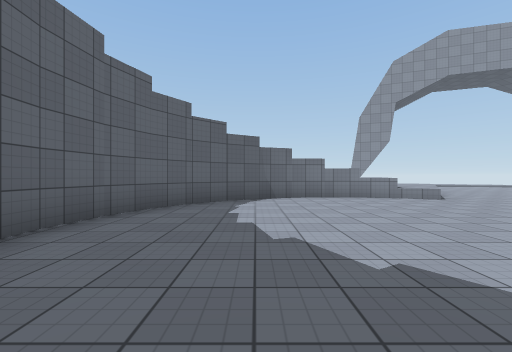
[1] (above)

21 first-person views from a walk through a scene from a Unity 3-D project. The camera is 1.3 m above the floor, looks level and sees 90° across. The floor is counted in squares, 2 m on a side. Each view is taken from the middle of a square. On the plan, view 1 faces up. The plan holds only what a view shows up to about 9 squares ahead; the rest is blank. The place goes on beyond the plan. Surface patterns are stand-ins for the level's own textures.

[2]
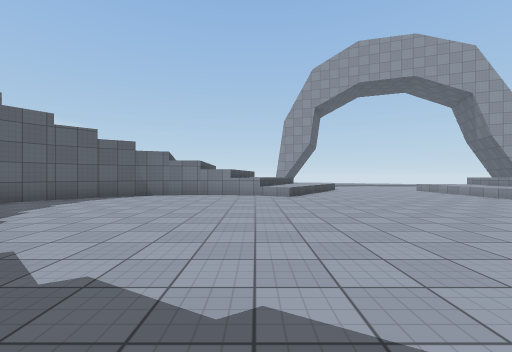

[3]
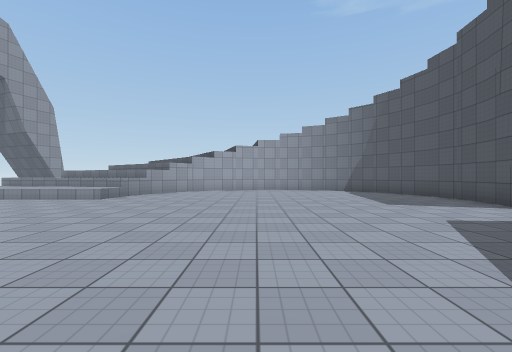

[4]
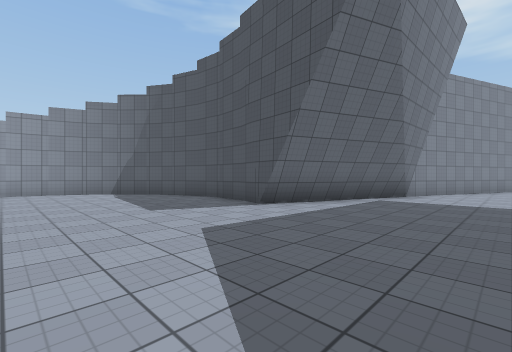

[5]
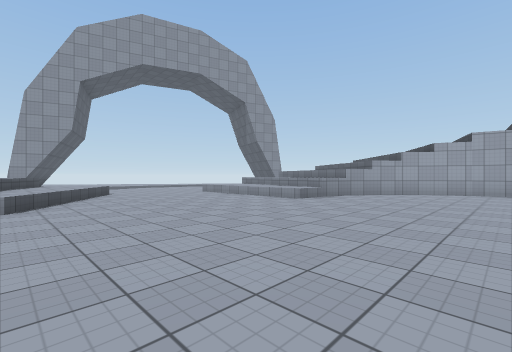

[6]
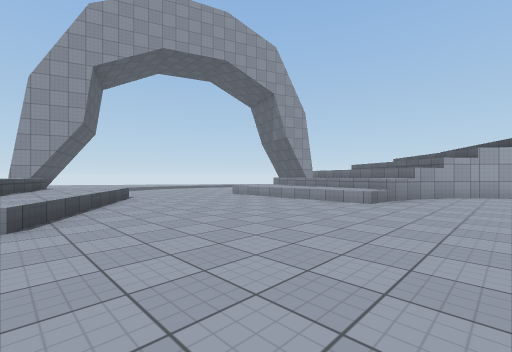

[7]
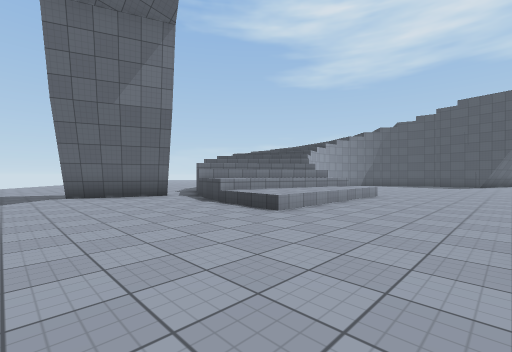

[8]
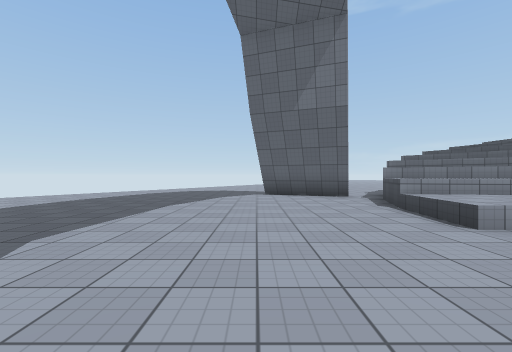

[9]
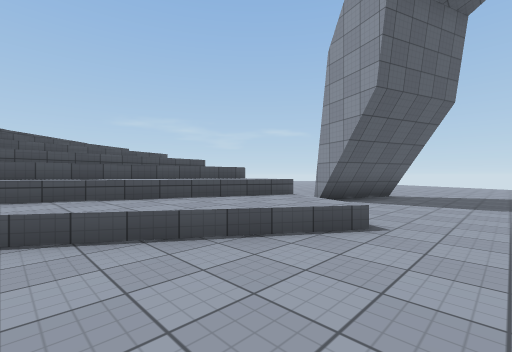

[10]
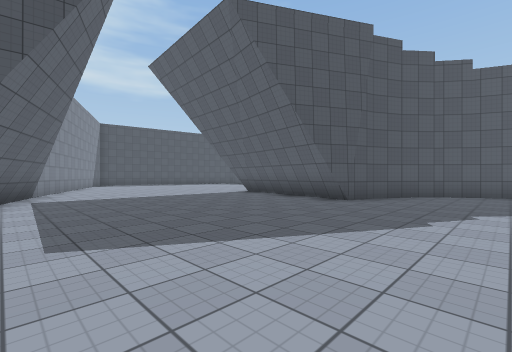

[11]
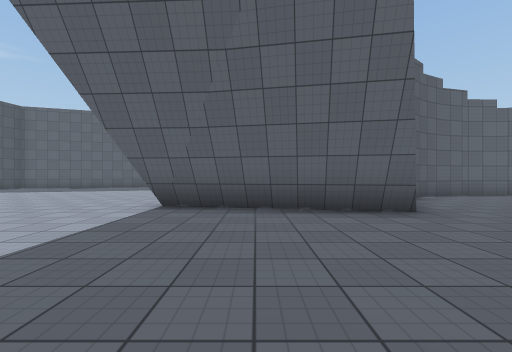

[12]
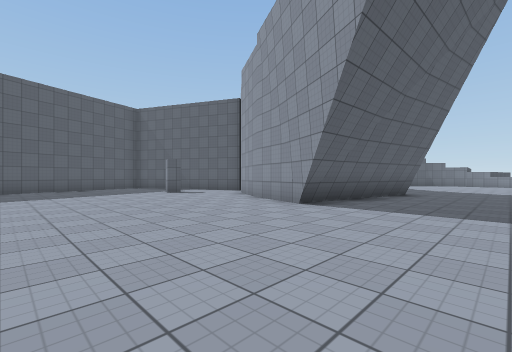

[13]
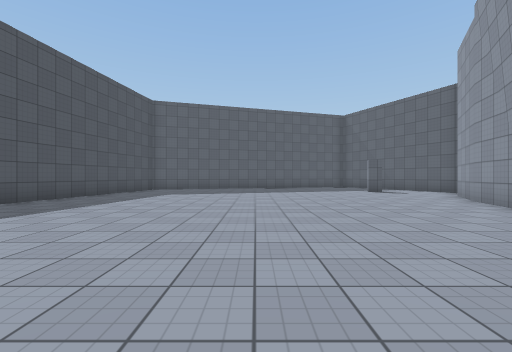

[14]
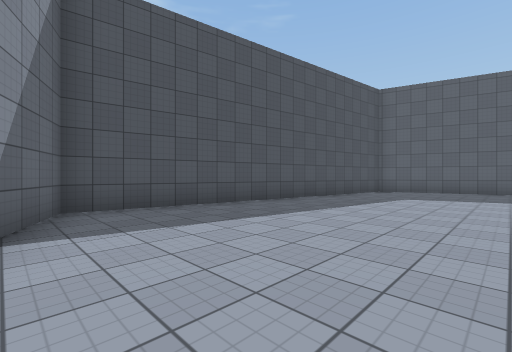

[15]
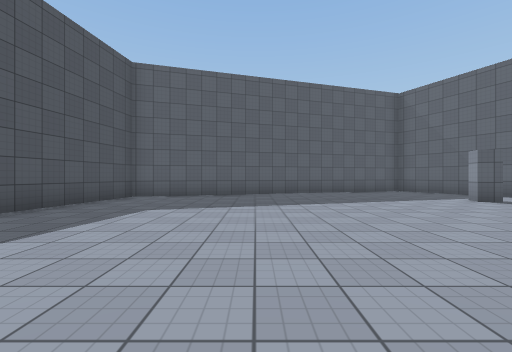

[16]
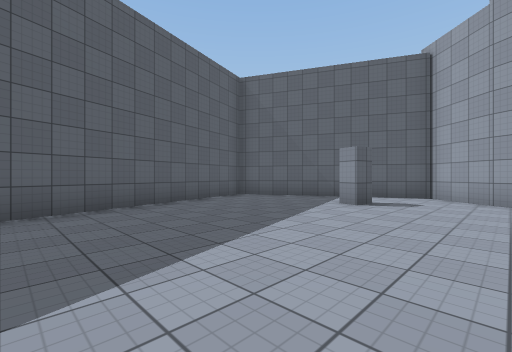

[17]
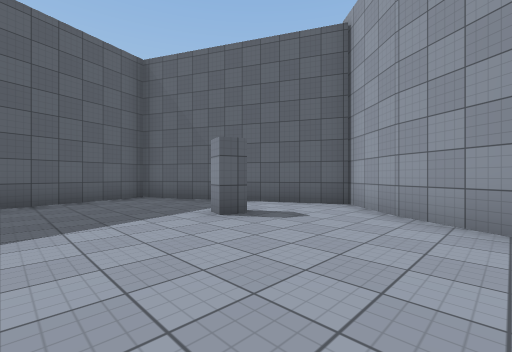

[18]
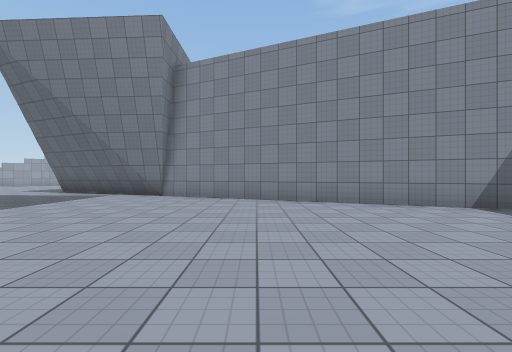

[19]
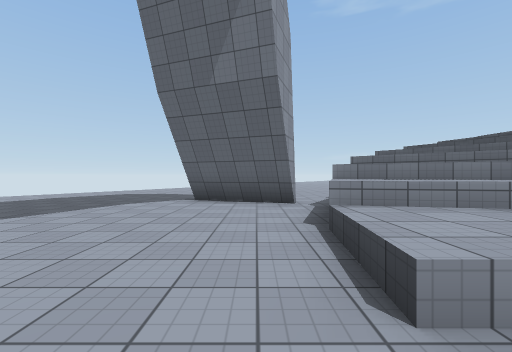

[20]
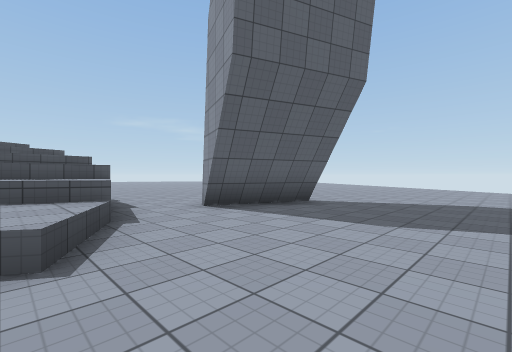

[21]
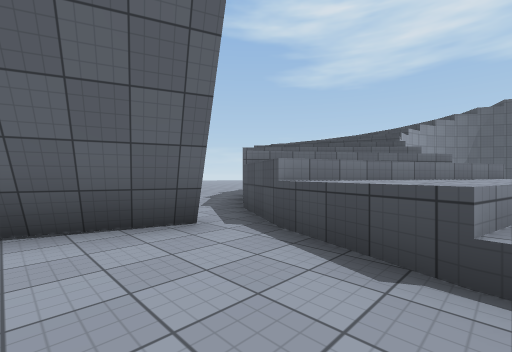

### Floor plan
Key: @ floor where view 1 was taken; # wall or solid block; x gap in a wall; . floor; = window, fence, low wall or low ledge; ^ raised ledge.
Columns run from 10 left of view 1 to 17 right of it. Each row starts with its distance up from view 1.
 17                 ..... ......
 16                 #...........
 15             ... #...........
 14             ....#...........
 13             ...............#
 12               ^^^.........##
 11              ^^^^^=.......#
 10              ^^^^^...^^^^.x.
  9              ^^^^....^^^^^^.
  8           ###^^^^....^^^^^ #
  7         ###....^.....^^^^
  6         #............^^^^
  5        ##.............^^^
  4        #.................#
  3        #.................##
  2        #..................#
  1        #..................#
  0        ##.@...............#
 -1         ##................#
 -2          ###..............#
 -3            #.............##
 -4      ##    #............##
 -5    ######  #.......######
 -6  ###....####......##
 -7 ##..#.....##......#
 -8 #................##
 -9 ##...............#
-10  #...............#
-11  #...............#
-12  ##.............##
-13   #.............#
-14   #............##
-15   ##...........#
-16    #...........#
-17    ####.......##
-18       #########

Where each view was taken, in squares from view 1:
view 1: 0 up, 0 right, facing up
view 2: 1 down, 4 right, facing up
view 3: 1 up, 4 right, facing right
view 4: 0 up, 5 right, facing down-right
view 5: 1 up, 5 right, facing up-right
view 6: 3 up, 5 right, facing up-right
view 7: 14 up, 8 right, facing down-right
view 8: 13 up, 8 right, facing right
view 9: 8 up, 9 right, facing up-left
view 10: 1 up, 8 right, facing down-left
view 11: 5 down, 6 right, facing left
view 12: 12 down, 4 right, facing up-left
view 13: 12 down, 5 right, facing left
view 14: 13 down, 4 right, facing down-left
view 15: 13 down, 1 right, facing left
view 16: 13 down, 3 left, facing up-left
view 17: 10 down, 2 left, facing up-left
view 18: 12 down, 1 left, facing right
view 19: 11 up, 10 right, facing right
view 20: 11 up, 10 right, facing up-left
view 21: 12 up, 13 right, facing down-right
